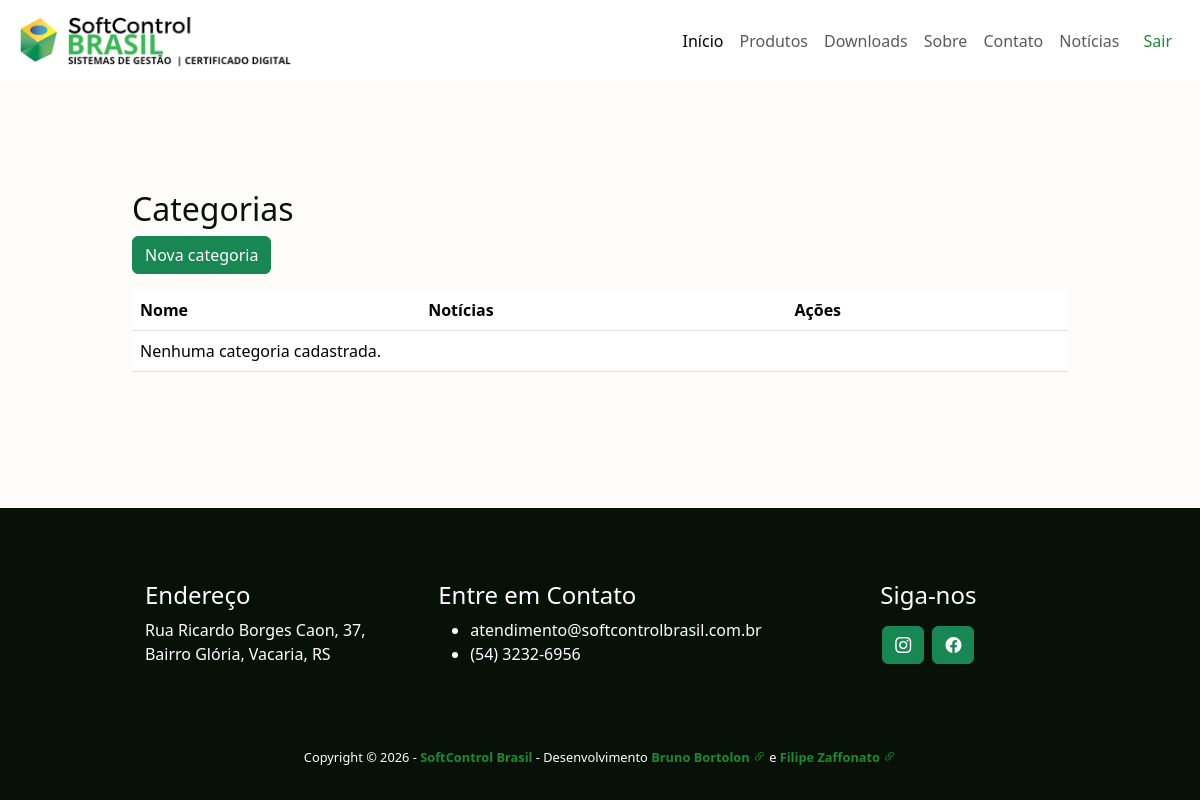
/noticias/categorias/ (signed in), run on an earlier commit of the app's database.
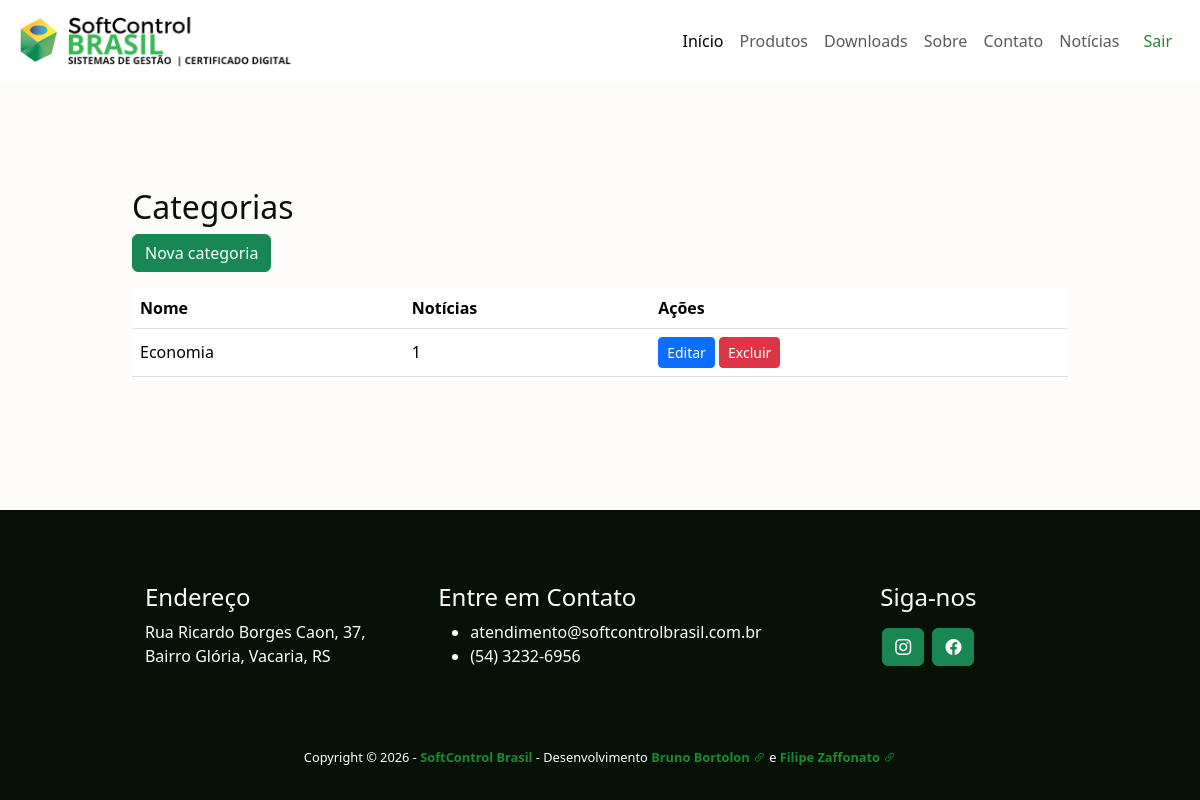
And on a later commit of the database.
### noticias/models.py (models this page shows, shortened)
class Categoria(models.Model):
    nome = models.CharField(max_length=60, unique=True) # Nome da categoria
    class Meta:
        ordering = ["nome"]
        verbose_name_plural = "Categorias"

### noticias/views.py (the view)
# urls.py: path("categorias/", views.listarCategorias, name="listar-categorias"),
@permission_required("noticias.view_categoria", raise_exception=True)
def listarCategorias(request):
    categorias = Categoria.objects.annotate(total=Count("noticias"))
    return render(request, "noticias/lista-categorias.html", {
        "categorias": categorias
    })

### noticias/templates/noticias/lista-categorias.html (shortened to what the changed rows need)
{% load static %}
<!DOCTYPE html>
<html lang="pt-BR">
<head>
    <link href="https://cdn.jsdelivr.net/npm/bootstrap@5.3.8/dist/css/bootstrap.min.css" rel="stylesheet">
    <link rel="stylesheet" href="https://cdn.jsdelivr.net/npm/bootstrap-icons@1.13.1/font/bootstrap-icons.min.css">
    <link rel="stylesheet" href="{% static 'styles/style.css' %}">
</head>
<body>
    <main>
        <section class="container my-5">
            <h2>Categorias</h2>
            <table class="table align-middle">
                <thead>
                    <tr><th>Nome</th><th>Notícias</th><th>Ações</th></tr>
                </thead>
                <tbody>
                    {% for categoria in categorias %}
                    <tr>
                        <td>{{ categoria.nome }}</td>
                        <td>{{ categoria.total }}</td>
                        <td>
                            {% if perms.noticias.change_categoria %}
                                <a href="{% url 'noticias:editar-categoria' categoria.pk %}" class="btn btn-sm btn-primary">Editar</a>
                            {% endif %}
                            {% if perms.noticias.delete_categoria %}
                                <form method="POST" action="{% url 'noticias:excluir-categoria' categoria.pk %}" class="d-inline"
                                    onsubmit="return confirm('Excluir a categoria {{ categoria.nome|escapejs }}?');">
                                    <button type="submit" class="btn btn-sm btn-danger">Excluir</button>
                                </form>
                            {% endif %}
                        </td>
                    </tr>
                    {% empty %}
                    <tr><td colspan="3">Nenhuma categoria cadastrada.</td></tr>
                    {% endfor %}
                </tbody>
            </table>
        </section>
    </main>
</body>
</html>

What changed in the data, as far as the page shows it:
added Categoria: nome "Economia", total "1"
Also different on the page:
text no longer shown: "Nenhuma categoria cadastrada."
